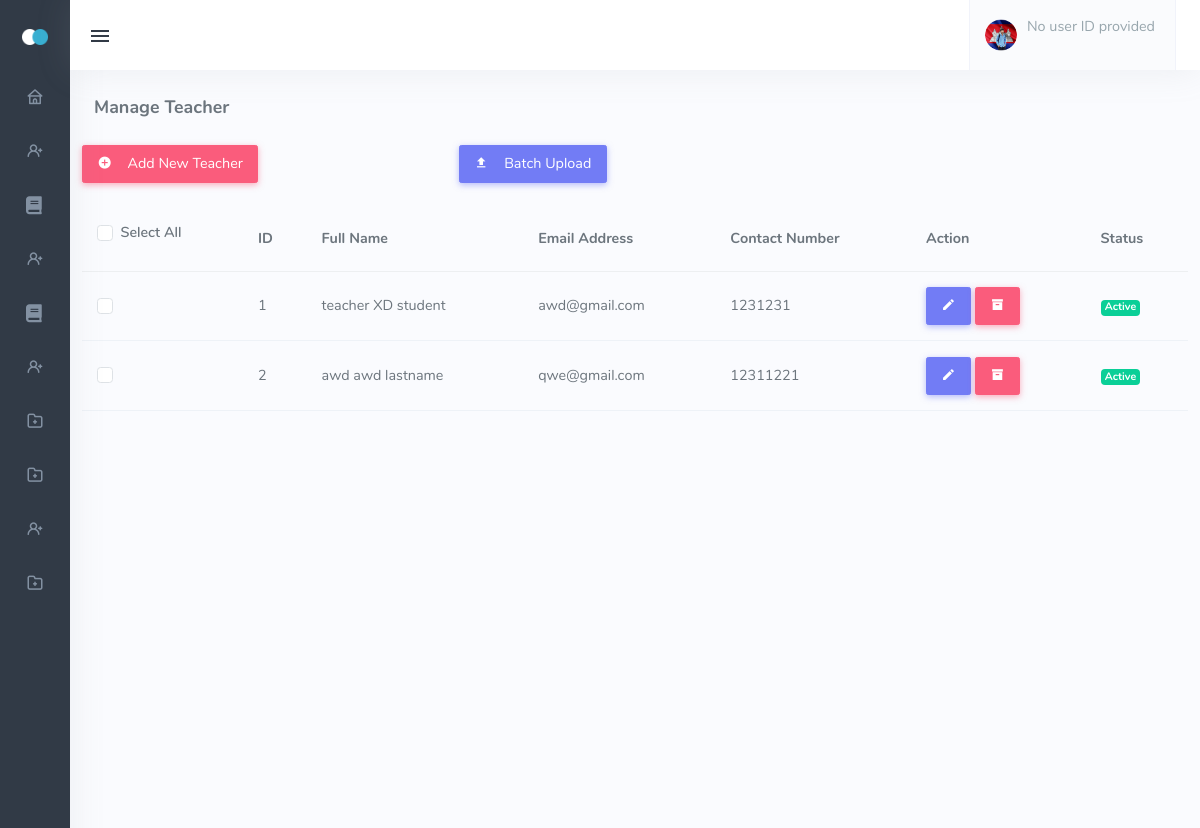
/admin_teacher.php, run on the app's committed database.
### tables this page shows
CREATE TABLE `tbl_teachers` (
  `teacher_id` int(11) NOT NULL,
  `user_id` int(11) NOT NULL,
  `credentials_id` int(11) NOT NULL,
  `address_id` int(11) NOT NULL,
  `level_id` int(11) NOT NULL,
  `status_id` int(11) NOT NULL,
  `account_id` int(11) NOT NULL,
  `valid_id` int(11) NOT NULL
);

CREATE TABLE `tbl_userinfo` (
  `user_id` int(11) NOT NULL,
  `firstname` varchar(244) NOT NULL,
  `middlename` varchar(244) NOT NULL,
  `lastname` varchar(244) NOT NULL,
  `birthday` date NOT NULL,
  `gender` varchar(244) NOT NULL
);

CREATE TABLE `tbl_usercredentials` (
  `usercredentials_id` int(11) NOT NULL,
  `email` varchar(244) NOT NULL,
  `contact` bigint(11) NOT NULL
);

### admin_teacher.php (the view, shortened to what this page needs)
<!DOCTYPE html>
<html lang="en" class="menuitem-active"><head>
    <link href="assets/css/icons.min.css" rel="stylesheet" type="text/css">
    <link href="assets/css/app.min.css" rel="stylesheet" type="text/css" id="light-style">
    <link href="assets/css/app-dark.min.css" rel="stylesheet" type="text/css" id="dark-style" disabled="disabled">
    <link rel="stylesheet" href="https://cdnjs.cloudflare.com/ajax/libs/font-awesome/5.15.3/css/all.min.css">
    <link href="assets/css/vendor/quill.core.css" rel="stylesheet" type="text/css" />
    <link href="assets/css/vendor/quill.snow.css" rel="stylesheet" type="text/css" />
</head>
<body class="show" data-layout-config="{&quot;leftSideBarTheme&quot;:&quot;dark&quot;,&quot;layoutBoxed&quot;:false, &quot;leftSidebarCondensed&quot;:false, &quot;leftSidebarScrollable&quot;:false,&quot;darkMode&quot;:false, &quot;showRightSidebarOnStart&quot;: true}" data-leftbar-theme="dark" data-leftbar-compact-mode="condensed" style="visibility: visible;">
    <div class="wrapper">
        <div class="leftside-menu menuitem-active">
            <a href="index.html" class="logo text-center logo-light">
                <span class="logo-sm">
                    <img src="assets/images/logo_sm.png" alt="" height="16">
                </span>
            </a>
            <div class="h-100 show" id="leftside-menu-container" data-simplebar="init"><div class="simplebar-wrapper" style="margin: 0px;"><div class="simplebar-height-auto-observer-wrapper"><div class="simplebar-height-auto-observer"></div></div><div class="simplebar-mask"><div class="simplebar-offset" style="right: 0px; bottom: 0px;"><div class="simplebar-content-wrapper" style="height: 100%; overflow: hidden;"><div class="simplebar-content" style="padding: 0px;">
                <ul class="side-nav">
<li class="side-nav-item">
    <a href="admin_dashboard.php" class="side-nav-link">
        <i class="uil-home"></i>
    </a>
</li>
<li class="side-nav-item">
    <a data-bs-toggle="collapse" href="#sidebarDashboards" aria-expanded="false"
        aria-controls="sidebarDashboards" class="side-nav-link collapsed">
        <i class="uil-user-plus"></i>
    </a>
</li>
<li class="side-nav-item">
    <a href="admin_manage_lesson.php" class="side-nav-link">
        <i class="fa fa-book"></i>
    </a>
</li>
<li class="side-nav-item">
    <a data-bs-toggle="collapse" href="#sidebarDashboardsLessons" aria-expanded="false" aria-controls="sidebarDashboards" class="side-nav-link collapsed">
        <i class="uil-user-plus"></i>
    </a>
</li>
<li class="side-nav-item">
    <a href="admin_quiz.php" class="side-nav-link">
        <i class="fa fa-book"></i>
    </a>
</li>
<li class="side-nav-item">
    <a href="admin_assign_lesson_to_teacher.php " class="side-nav-link">
        <i class="uil-user-plus"></i>
    </a>
</li>
<li class="side-nav-item">
    <a data-bs-toggle="collapse" href="#sidebarclass" aria-expanded="false"
        aria-controls="sidebarclass" class="side-nav-link">
        <i class="uil-folder-plus"></i>
    </a>
</li>
<li class="side-nav-item">
    <a data-bs-toggle="collapse" href="#sidebarArea" aria-expanded="false"
        aria-controls="sidebarArea" class="side-nav-link">
        <i class="uil-folder-plus"></i>
    </a>
</li>
<li class="side-nav-item">
    <a href="#" class="side-nav-link">
        <i class="uil-user-plus"></i>
    </a>
</li>
<li class="side-nav-item">
    <a data-bs-toggle="collapse" href="#sidebarEmail" aria-expanded="false"
        aria-controls="sidebarEmail" class="side-nav-link">
        <i class="uil-folder-plus"></i>
    </a>
</li>
</ul>
            </div></div></div></div><div class="simplebar-placeholder" style="width: 70px; height: 1150px;"></div></div></div>
        </div>
        <div class="content-page">
            <div class="content">
                     <div class="navbar-custom">
                    <ul class="list-unstyled topbar-menu float-end mb-0">
                        <li class="dropdown notification-list">
                            <a class="nav-link dropdown-toggle nav-user arrow-none me-0" data-bs-toggle="dropdown"
                                href="#" role="button" aria-haspopup="false" aria-expanded="false">
                                <span class="account-user-avatar">
                                    <img src="assets/images/users/avatar-1.jpg" alt="user-image" class="rounded-circle">
                                </span>
                                <span>
                                <?php
                                    include 'dbcon.php';
                                    if (isset($_SESSION['user_id'])) {
                                        $user_id = $_SESSION['user_id'];
                                        $sql = "SELECT tbl_userinfo.user_id, tbl_userinfo.firstname, tbl_userinfo.middlename, tbl_userinfo.lastname, tbl_user_level.level
                                                FROM tbl_admin
                                                JOIN tbl_userinfo ON tbl_admin.user_id = tbl_userinfo.user_id
                                                JOIN tbl_user_level ON tbl_admin.level_id = tbl_user_level.level_id
                                                WHERE tbl_user_level.level = 'ADMIN' AND tbl_userinfo.user_id = '$user_id'
                                                LIMIT 1;";
                                        $result = mysqli_query($conn, $sql);
                                        if ($result && mysqli_num_rows($result) > 0) {
                                            $row = mysqli_fetch_assoc($result);
                                        } else {
                                            echo "No records found in tbl_admin";
                                        }
                                    } else {
                                        echo "No user ID provided";
                                    }
                                    ?>
                                    </span>
                            </a>
                        </li>
                    </ul>
                    <button class="button-menu-mobile open-left">
                        <i class="mdi mdi-menu"></i>
                    </button>
                </div>
                 <div class="container-fluid">
                    <div class="row">
                        <div class="col-12">
                            <div class="page-title-box">
                                <h4 class="page-title">Manage Teacher</h4>
                            </div>
                        </div>
                    </div>
                </div>
            </div>
            <table id="basic-datatable" class="table table-centered mb-0">
            <div class="row mb-2">
    <div class="col-sm-4">
        <a href="admin_add_Teacher_acc.php" class="btn btn-danger mb-2"><i class="mdi mdi-plus-circle me-2"></i> Add New Teacher</a>
    </div>
    <div class="col-sm-4">
        <a href="#" class="btn btn-primary mb-2" data-bs-toggle="modal" data-bs-target="#batchUploadModal"><i class="mdi mdi-upload me-2"></i> Batch Upload</a>
    </div>
</div>
                <thead>
                    <tr>
                        <th class="">
                            <div class="form-check form-checkbox-success mb-2">
                                <input type="checkbox" class="form-check-input" id="customCheckAll">
                                <label class="form-check-label" for="customCheckAll">Select All</label>
                            </div>
                        </th>
                        <th>ID</th>
                        <th>Full Name</th>
                        <th>Email Address</th>
                        <th>Contact Number</th>
                        <th>Action</th>
                        <th>Status</th>
                    </tr>
                </thead>
                <tbody>
                <?php
                include "dbcon.php";
                $sql = "SELECT tbl_teachers.teacher_id, tbl_userinfo.firstname, tbl_userinfo.middlename, tbl_userinfo.lastname,
                            tbl_usercredentials.email, tbl_usercredentials.contact, tbl_user_level.level, tbl_user_status.status
                        FROM tbl_teachers
                        JOIN tbl_userinfo ON tbl_teachers.user_id = tbl_userinfo.user_id
                        JOIN tbl_usercredentials ON tbl_teachers.credentials_id = tbl_usercredentials.usercredentials_id
                        JOIN tbl_user_level ON tbl_teachers.level_id = tbl_user_level.level_id
                        JOIN tbl_user_status ON tbl_teachers.status_id = tbl_user_status.status_id
                        WHERE tbl_user_level.level = 'TEACHER' AND tbl_user_status.status = 1";
                $result = mysqli_query($conn, $sql);
     if ($result && mysqli_num_rows($result) > 0) {
        while ($row = mysqli_fetch_assoc($result)) {
            ?>
            <tr>
                <td>
                    <div class="form-check form-checkbox-success">
                        <input type="checkbox" class="form-check-input customCheckbox" id="customCheckcolor2">
                    </div>
                </td>
                <td><?php echo $row['teacher_id']; ?></td>
                <td><?php echo $row['firstname'] . ' ' . $row['middlename'] . ' ' . $row['lastname']; ?></td>
                <td><?php echo $row['email']; ?></td>
                <td><?php echo $row['contact']; ?></td>
                <td>
                            <a href="admin_subject_edit.php?teacher_id=<?php echo $row['teacher_id'] ?>">
                                <button type="button" class="btn btn-primary"><i class="mdi mdi-pencil"></i> </button>
                            </a>
                            <a href="admin_teacher_deactivate.php?teacher_id=<?php echo $row['teacher_id'] ?>" class="decline">
                                <button type="button" class="btn btn-danger"><i class="mdi mdi-archive"></i> </button>
                            </a>
                            </td>
                            <td>
                                <?php
                                if ($row['status'] == 1) {
                                    echo '<span class="badge bg-success">Active</span>';
                                } else {
                                    echo '<span class="badge bg-success">Inactive</span>';
                                }
                                ?>
                            </td>
                        </tr>
                        <?php
                            }
                        } else {
                            echo "<tr><td colspan='6'>No records found</td></tr>";
                        }
                        ?>
                </tbody>
            </table>
</body></html>

### data on the page
tbl_teachers: teacher_id "1", user.firstname "teacher", user.middlename "XD", user.lastname "student", credentials.email "awd@gmail.com", credentials.contact "1231231"
tbl_teachers: teacher_id "2", user.firstname "awd", user.middlename "awd", user.lastname "lastname", credentials.email "qwe@gmail.com", credentials.contact "12311221"
